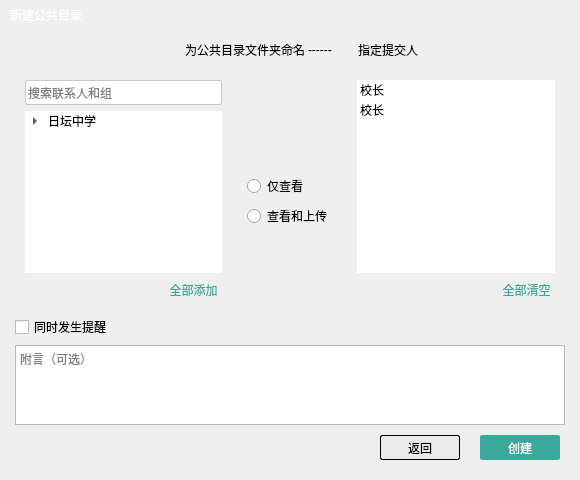
<?xml version="1.0" encoding="UTF-8"?>
<ui version="4.0">
 <class>QNewDirsNextWidget</class>
 <widget class="QBaseWidget" name="QNewDirsNextWidget">
  <property name="geometry">
   <rect>
    <x>0</x>
    <y>0</y>
    <width>580</width>
    <height>480</height>
   </rect>
  </property>
  <property name="windowTitle">
   <string>QNewDirsNextWidget</string>
  </property>
  <property name="styleSheet">
   <string notr="true">QNewDirsNextWidget{
	background:white;
	border-radius:8px;
}
QBaseWidget#titleWidget{
	background-color: qlineargradient(spread:pad, x1:0, y1:0, x2:1, y2:0, stop:0 rgba(58, 168, 155, 255), stop:1 rgba(129, 179, 77, 255));
	color:white;
	border-top-left-radius:8px;
	border-top-right-radius:8px;
}
QLabel,QLineEdit,QTextEdit{
	font: 11pt &quot;微软雅黑&quot;;
}
QLabel#lblTitle{
	color:white;
}
QLabel#lbl1,QLabel#lbl2{
	font-size:9pt;
}
QLabel#lblIcon{
	border-image: url(:/images/enum1);
}
QLabel#lblIcon2{
	border-image: url(:/images/fnum2);
}
QLabel#lblImage{
	border-image: url(:/images/rightarrow);
}
QToolButton{
	border:none;
}
QBaseWidget#subWidget1,QBaseWidget#subWidget2{
	border:1px solid #c8c8c8;
	background:white;
}
QLineEdit{
	border:1px solid #c8c8c8;
	border-radius:2px;
}
QTreeWidget{
	border:none;
	font: 10pt &quot;微软雅黑&quot;;
}
QTreeWidget#treeWidget::item{
	height:20px;	
}
QListWidget{
	border:none;
	font: 10pt &quot;微软雅黑&quot;;
}
QListWidget#listWidget::item{
	height:20px;
}

QToolButton{
	border:none;
	font: 75 10pt &quot;微软雅黑&quot;;
}
QToolButton#btnClose{
	border-image: url(:/images/close);
}
QToolButton#btnAdd,QToolButton#btnClear{
	color:#3aa89b;
}
QToolButton#btnBack{
	background:#ececec;
	font: 75 11pt &quot;微软雅黑&quot;;
	border:1px solid black;
	border-radius:2px;
}
QToolButton#btnCreate{
	background:#3aa89b;
	color:white;
	font: 75 11pt &quot;微软雅黑&quot;;
	border-radius:2px;
}
</string>
  </property>
  <layout class="QVBoxLayout" name="verticalLayout_5">
   <property name="spacing">
    <number>10</number>
   </property>
   <property name="leftMargin">
    <number>0</number>
   </property>
   <property name="topMargin">
    <number>0</number>
   </property>
   <property name="rightMargin">
    <number>0</number>
   </property>
   <property name="bottomMargin">
    <number>20</number>
   </property>
   <item>
    <widget class="QBaseWidget" name="titleWidget" native="true">
     <property name="sizePolicy">
      <sizepolicy hsizetype="Preferred" vsizetype="Fixed">
       <horstretch>0</horstretch>
       <verstretch>0</verstretch>
      </sizepolicy>
     </property>
     <property name="minimumSize">
      <size>
       <width>0</width>
       <height>30</height>
      </size>
     </property>
     <layout class="QHBoxLayout" name="horizontalLayout_2">
      <property name="spacing">
       <number>0</number>
      </property>
      <property name="leftMargin">
       <number>10</number>
      </property>
      <property name="topMargin">
       <number>0</number>
      </property>
      <property name="rightMargin">
       <number>10</number>
      </property>
      <property name="bottomMargin">
       <number>0</number>
      </property>
      <item>
       <widget class="QLabel" name="lblTitle">
        <property name="text">
         <string>新建公共目录</string>
        </property>
        <property name="scaledContents">
         <bool>true</bool>
        </property>
       </widget>
      </item>
      <item>
       <spacer name="horizontalSpacer_2">
        <property name="orientation">
         <enum>Qt::Horizontal</enum>
        </property>
        <property name="sizeHint" stdset="0">
         <size>
          <width>269</width>
          <height>9</height>
         </size>
        </property>
       </spacer>
      </item>
      <item>
       <widget class="QToolButton" name="btnClose">
        <property name="maximumSize">
         <size>
          <width>20</width>
          <height>20</height>
         </size>
        </property>
        <property name="text">
         <string/>
        </property>
        <property name="iconSize">
         <size>
          <width>20</width>
          <height>20</height>
         </size>
        </property>
        <property name="autoRaise">
         <bool>true</bool>
        </property>
       </widget>
      </item>
     </layout>
    </widget>
   </item>
   <item>
    <layout class="QHBoxLayout" name="horizontalLayout_5">
     <property name="spacing">
      <number>3</number>
     </property>
     <property name="leftMargin">
      <number>15</number>
     </property>
     <property name="rightMargin">
      <number>15</number>
     </property>
     <item>
      <spacer name="horizontalSpacer_5">
       <property name="orientation">
        <enum>Qt::Horizontal</enum>
       </property>
       <property name="sizeHint" stdset="0">
        <size>
         <width>40</width>
         <height>20</height>
        </size>
       </property>
      </spacer>
     </item>
     <item>
      <widget class="QLabel" name="lblIcon">
       <property name="sizePolicy">
        <sizepolicy hsizetype="Fixed" vsizetype="Fixed">
         <horstretch>0</horstretch>
         <verstretch>0</verstretch>
        </sizepolicy>
       </property>
       <property name="minimumSize">
        <size>
         <width>20</width>
         <height>20</height>
        </size>
       </property>
       <property name="text">
        <string/>
       </property>
      </widget>
     </item>
     <item>
      <widget class="QLabel" name="lbl1">
       <property name="text">
        <string>为公共目录文件夹命名</string>
       </property>
      </widget>
     </item>
     <item>
      <widget class="QLabel" name="lblLine">
       <property name="text">
        <string>------</string>
       </property>
       <property name="scaledContents">
        <bool>true</bool>
       </property>
      </widget>
     </item>
     <item>
      <widget class="QLabel" name="lblIcon2">
       <property name="sizePolicy">
        <sizepolicy hsizetype="Fixed" vsizetype="Fixed">
         <horstretch>0</horstretch>
         <verstretch>0</verstretch>
        </sizepolicy>
       </property>
       <property name="minimumSize">
        <size>
         <width>20</width>
         <height>20</height>
        </size>
       </property>
       <property name="text">
        <string/>
       </property>
      </widget>
     </item>
     <item>
      <widget class="QLabel" name="lbl2">
       <property name="text">
        <string>指定提交人</string>
       </property>
       <property name="scaledContents">
        <bool>true</bool>
       </property>
      </widget>
     </item>
     <item>
      <spacer name="horizontalSpacer_4">
       <property name="orientation">
        <enum>Qt::Horizontal</enum>
       </property>
       <property name="sizeHint" stdset="0">
        <size>
         <width>40</width>
         <height>20</height>
        </size>
       </property>
      </spacer>
     </item>
    </layout>
   </item>
   <item>
    <layout class="QHBoxLayout" name="horizontalLayout_6">
     <property name="spacing">
      <number>15</number>
     </property>
     <property name="leftMargin">
      <number>15</number>
     </property>
     <property name="topMargin">
      <number>0</number>
     </property>
     <property name="rightMargin">
      <number>15</number>
     </property>
     <property name="bottomMargin">
      <number>0</number>
     </property>
     <item>
      <widget class="QBaseWidget" name="subWidget1" native="true">
       <layout class="QVBoxLayout" name="verticalLayout">
        <property name="leftMargin">
         <number>10</number>
        </property>
        <property name="topMargin">
         <number>10</number>
        </property>
        <property name="rightMargin">
         <number>10</number>
        </property>
        <property name="bottomMargin">
         <number>5</number>
        </property>
        <item>
         <widget class="QLineEdit" name="edtSearch">
          <property name="minimumSize">
           <size>
            <width>0</width>
            <height>25</height>
           </size>
          </property>
          <property name="focusPolicy">
           <enum>Qt::ClickFocus</enum>
          </property>
          <property name="placeholderText">
           <string>搜索联系人和组</string>
          </property>
         </widget>
        </item>
        <item>
         <widget class="QTreeWidget" name="treeWidget">
          <attribute name="headerVisible">
           <bool>false</bool>
          </attribute>
          <column>
           <property name="text">
            <string>1</string>
           </property>
          </column>
          <item>
           <property name="text">
            <string>日坛中学</string>
           </property>
           <item>
            <property name="text">
             <string>校部</string>
            </property>
            <item>
             <property name="text">
              <string>校长</string>
             </property>
            </item>
           </item>
           <item>
            <property name="text">
             <string>永安里校区</string>
            </property>
            <item>
             <property name="text">
              <string>校长</string>
             </property>
            </item>
           </item>
           <item>
            <property name="text">
             <string>南校区</string>
            </property>
            <item>
             <property name="text">
              <string>校长</string>
             </property>
            </item>
           </item>
           <item>
            <property name="text">
             <string>技术服务中心</string>
            </property>
            <item>
             <property name="text">
              <string>员工</string>
             </property>
            </item>
           </item>
           <item>
            <property name="text">
             <string>技术服务专员</string>
            </property>
            <item>
             <property name="text">
              <string>员工</string>
             </property>
            </item>
           </item>
          </item>
         </widget>
        </item>
        <item>
         <layout class="QHBoxLayout" name="horizontalLayout_7">
          <item>
           <spacer name="horizontalSpacer_6">
            <property name="orientation">
             <enum>Qt::Horizontal</enum>
            </property>
            <property name="sizeHint" stdset="0">
             <size>
              <width>40</width>
              <height>20</height>
             </size>
            </property>
           </spacer>
          </item>
          <item>
           <widget class="QToolButton" name="btnAdd">
            <property name="text">
             <string>全部添加</string>
            </property>
           </widget>
          </item>
         </layout>
        </item>
       </layout>
      </widget>
     </item>
     <item>
      <layout class="QVBoxLayout" name="verticalLayout_3">
       <item>
        <spacer name="verticalSpacer">
         <property name="orientation">
          <enum>Qt::Vertical</enum>
         </property>
         <property name="sizeHint" stdset="0">
          <size>
           <width>20</width>
           <height>40</height>
          </size>
         </property>
        </spacer>
       </item>
       <item alignment="Qt::AlignHCenter">
        <widget class="QLabel" name="lblImage">
         <property name="sizePolicy">
          <sizepolicy hsizetype="Fixed" vsizetype="Fixed">
           <horstretch>0</horstretch>
           <verstretch>0</verstretch>
          </sizepolicy>
         </property>
         <property name="minimumSize">
          <size>
           <width>30</width>
           <height>20</height>
          </size>
         </property>
         <property name="text">
          <string/>
         </property>
        </widget>
       </item>
       <item>
        <widget class="QRadioButton" name="radioButton">
         <property name="text">
          <string>仅查看</string>
         </property>
        </widget>
       </item>
       <item>
        <widget class="QRadioButton" name="radioButton_2">
         <property name="text">
          <string>查看和上传</string>
         </property>
        </widget>
       </item>
       <item>
        <spacer name="verticalSpacer_2">
         <property name="orientation">
          <enum>Qt::Vertical</enum>
         </property>
         <property name="sizeHint" stdset="0">
          <size>
           <width>20</width>
           <height>40</height>
          </size>
         </property>
        </spacer>
       </item>
      </layout>
     </item>
     <item>
      <widget class="QBaseWidget" name="subWidget2" native="true">
       <layout class="QVBoxLayout" name="verticalLayout_2">
        <property name="spacing">
         <number>6</number>
        </property>
        <property name="leftMargin">
         <number>10</number>
        </property>
        <property name="topMargin">
         <number>10</number>
        </property>
        <property name="rightMargin">
         <number>10</number>
        </property>
        <property name="bottomMargin">
         <number>5</number>
        </property>
        <item>
         <widget class="QListWidget" name="listWidget">
          <item>
           <property name="text">
            <string>校长</string>
           </property>
          </item>
          <item>
           <property name="text">
            <string>校长</string>
           </property>
          </item>
         </widget>
        </item>
        <item>
         <layout class="QHBoxLayout" name="horizontalLayout_8">
          <item>
           <spacer name="horizontalSpacer_7">
            <property name="orientation">
             <enum>Qt::Horizontal</enum>
            </property>
            <property name="sizeHint" stdset="0">
             <size>
              <width>40</width>
              <height>20</height>
             </size>
            </property>
           </spacer>
          </item>
          <item>
           <widget class="QToolButton" name="btnClear">
            <property name="text">
             <string>全部清空</string>
            </property>
           </widget>
          </item>
         </layout>
        </item>
       </layout>
      </widget>
     </item>
    </layout>
   </item>
   <item>
    <layout class="QVBoxLayout" name="verticalLayout_4">
     <property name="leftMargin">
      <number>15</number>
     </property>
     <property name="rightMargin">
      <number>15</number>
     </property>
     <item>
      <layout class="QHBoxLayout" name="horizontalLayout_3">
       <property name="leftMargin">
        <number>0</number>
       </property>
       <property name="rightMargin">
        <number>0</number>
       </property>
       <item>
        <widget class="QCheckBox" name="chkBox">
         <property name="text">
          <string>同时发生提醒</string>
         </property>
        </widget>
       </item>
       <item>
        <spacer name="horizontalSpacer_8">
         <property name="orientation">
          <enum>Qt::Horizontal</enum>
         </property>
         <property name="sizeHint" stdset="0">
          <size>
           <width>40</width>
           <height>20</height>
          </size>
         </property>
        </spacer>
       </item>
      </layout>
     </item>
     <item>
      <widget class="QTextEdit" name="txtEdt">
       <property name="sizePolicy">
        <sizepolicy hsizetype="Expanding" vsizetype="Fixed">
         <horstretch>0</horstretch>
         <verstretch>0</verstretch>
        </sizepolicy>
       </property>
       <property name="minimumSize">
        <size>
         <width>0</width>
         <height>0</height>
        </size>
       </property>
       <property name="maximumSize">
        <size>
         <width>16777215</width>
         <height>80</height>
        </size>
       </property>
       <property name="placeholderText">
        <string>附言（可选）</string>
       </property>
      </widget>
     </item>
    </layout>
   </item>
   <item>
    <layout class="QHBoxLayout" name="horizontalLayout_9">
     <property name="spacing">
      <number>20</number>
     </property>
     <property name="rightMargin">
      <number>20</number>
     </property>
     <item>
      <spacer name="horizontalSpacer_9">
       <property name="orientation">
        <enum>Qt::Horizontal</enum>
       </property>
       <property name="sizeHint" stdset="0">
        <size>
         <width>40</width>
         <height>20</height>
        </size>
       </property>
      </spacer>
     </item>
     <item>
      <widget class="QToolButton" name="btnBack">
       <property name="minimumSize">
        <size>
         <width>80</width>
         <height>25</height>
        </size>
       </property>
       <property name="text">
        <string>返回</string>
       </property>
      </widget>
     </item>
     <item>
      <widget class="QToolButton" name="btnCreate">
       <property name="minimumSize">
        <size>
         <width>80</width>
         <height>25</height>
        </size>
       </property>
       <property name="text">
        <string>创建</string>
       </property>
      </widget>
     </item>
    </layout>
   </item>
  </layout>
 </widget>
 <layoutdefault spacing="6" margin="11"/>
 <customwidgets>
  <customwidget>
   <class>QBaseWidget</class>
   <extends>QWidget</extends>
   <header>qbasewidget.h</header>
   <container>1</container>
  </customwidget>
 </customwidgets>
 <resources>
  <include location="../microlib.qrc"/>
 </resources>
 <connections/>
</ui>
